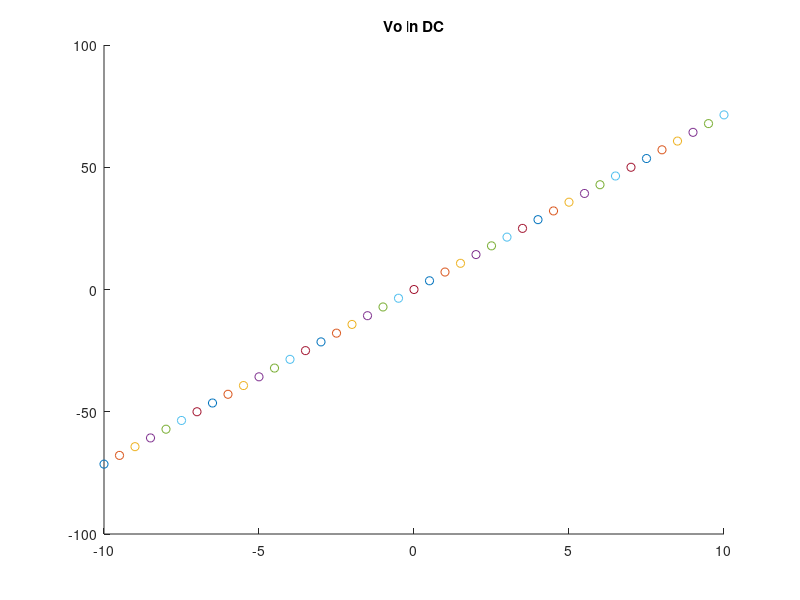
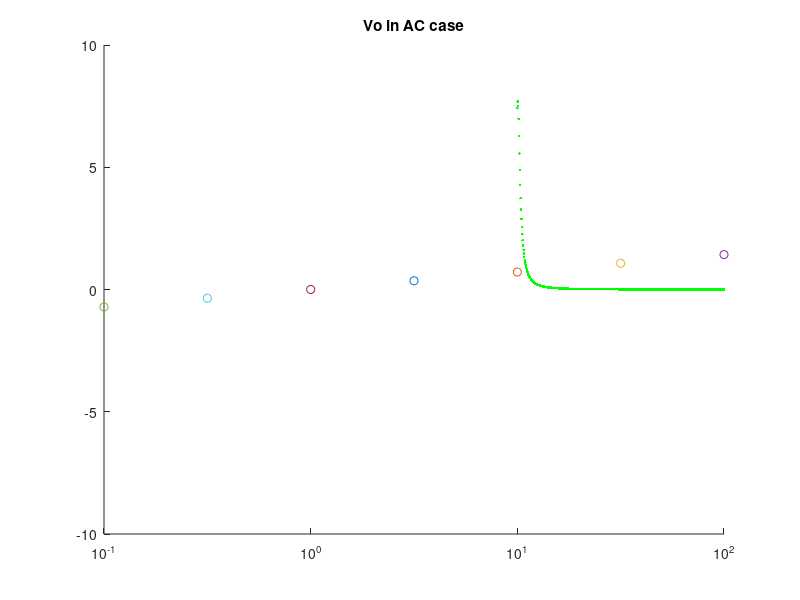
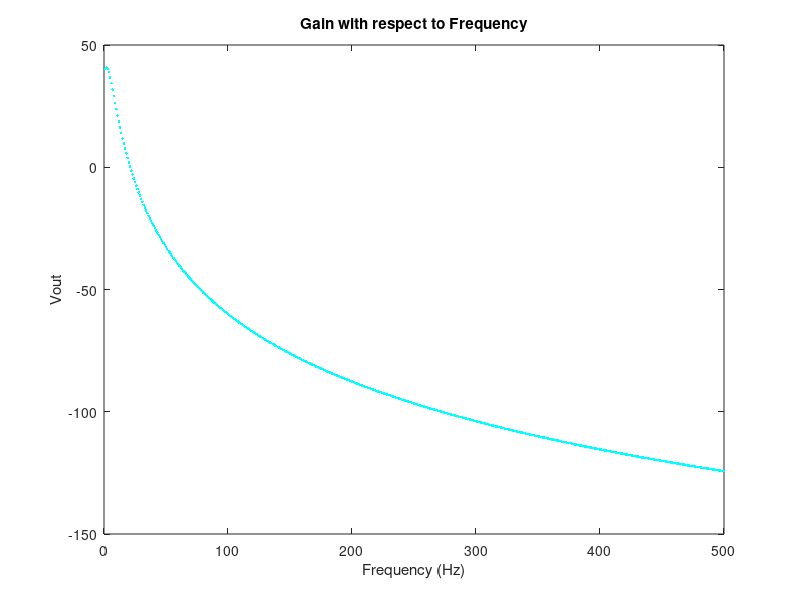
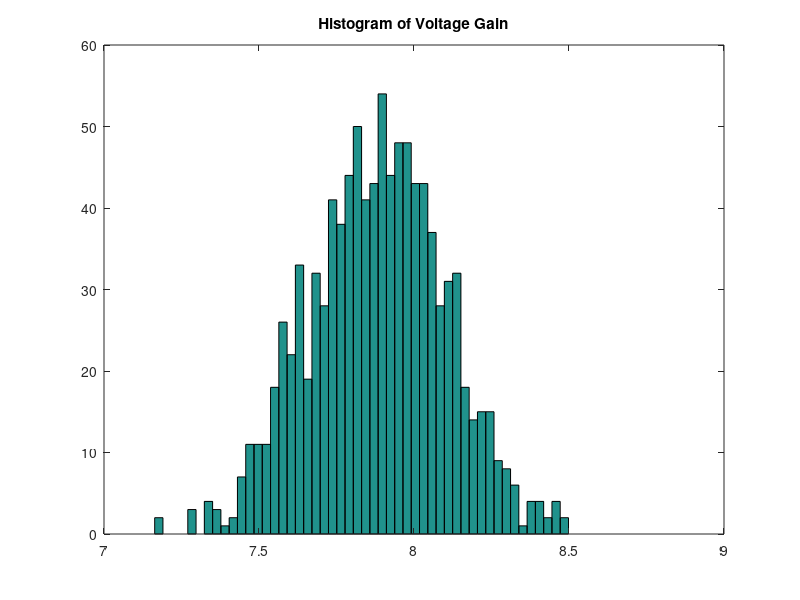

Write the MATLAB code that produced these figures, in order.
close all;
clear;

%constants
R1=1;
G1=1/R1;
c=0.25;
R2=2;
G2=1/R2;
L=0.2;
R3=10;
G3=1/R3;
a=100;
R4=0.1;
G4=1/R4;
Ro=1000;
Go=1/Ro;

G= [G1 0 0 0 0 0 0;
    -G1 G1+G2 -1 0 0 0 0;
    0 1 0 -1 0 0 0;
    0 0 -1 G3 0 0 0;
    0 0 0 0 -a 1 0;
    0 0 0 G3 -1 0 0;
    0 0 0 0 0 -G4 G4+Go];
C= [0 0 0 0 0 0 0;
    -c c 0 0 0 0 0;
    0 0 -L 0 0 0 0;
    0 0 0 0 0 0 0;
    0 0 0 0 0 0 0;
    0 0 0 0 0 0 0;
    0 0 0 0 0 0 0];
V= zeros(7,1);
F= zeros(7,1);
f1= figure;
f2= figure;
f3= figure;
f4= figure;

for v=-10:0.5:10
    F(1,1)= v;
    V= G\F;
    set(0, 'CurrentFigure', f1)
    scatter(v, V(7,1), 'r.')
    hold on
    title('Vo in DC')
    
    set(0, 'CurrentFigure', f2)
    scatter(v, V(4,1), 'b.')
    hold on
    title('V3 in DC')
end

w=logspace(1,2,500);
F(1)=1;
for i=1:length(w)
    Vac = (G+C*i*i)\F;          
    set(0, 'CurrentFigure', f2)
    semilogx(w(i), abs(Vac(7,1)), 'g.')
    hold on
    title('Vo in AC case')
    
    dB = 20*log(abs(Vac(7,1))/F(1));   
    set(0, 'CurrentFigure', f3)
    plot(i, dB, 'c.')
    hold on
    title('Gain with respect to Frequency')
    xlabel 'Frequency (Hz)';
    ylabel 'Vout';
end

% Calculating and plotting AC sweep 
cs = 0.25+0.05.*randn(1,1000);
Vgain = zeros(1000,1);
for j = 1:length(Vgain)
    c = cs(j);
    C(2,1) = -c;
    C(2,2) = c;
    Vac = (G+C*1j*pi)\F;                 
    Vgain(j,1) = abs(Vac(7,1))/F(1);    
end

% Histogram 
set(0, 'CurrentFigure', f4)
hist(Vgain,50);
title 'Histogram of Voltage Gain';

%Part 2
step= 0.001;
A= C/step + G; 
Vold= [1;0;0;0;0;0;0];
Vnew= [1;0;0;0;0;0;0];
count= 1;
for i=0.001:0.001:1000*10^-3
    if count<30
            F(1,1)= 0;
            V= G\F;
            Vout(count,1)= i;
            Vout(count,2)= V(7);    
    else
            F(1,1)= 1;
            Vnew= inv(A)*(F+C*Vold./step);
            Vold= Vnew;
            Vout(count,1)= i;
            Vout(count,2)= Vnew(7);
            Vout(count,3)= Vnew(1);   
    end    
            count= count + 1;
end
% Step Function

figure (5);
plot(Vout(:,1),Vout(:,2),'r');
hold on;
plot(Vout(:,1),Vout(:,3),'b');
title 'Step Function Plot';
xlabel 'Time (s)';
ylabel 'Vout';
legend ("Output","Input");
grid on;

% Frequency Plot
VoutFnoshift= fft(Vout(:,2));
VinFnoshift= fft(Vout(:,3));
VinF= fftshift(VinFnoshift);
VoutF= fftshift(VoutFnoshift);

figure(6);
semilogy (abs(VoutF));
hold on;
semilogy(abs(VinF));
legend("Output","Input");
title 'Step Function in Frequency';
xlabel 'Frequency (Hz)';
ylabel 'Magnitude';
grid on;

count= 1;
step= 0.001;
Vold= [0;0;0;0;0;0;0];
Vnew= [1;0;0;0;0;0;0];
%Part 2 B
for i=0.001:0.001:1000*10^-3
            F(1,1)= sin(2*pi*(1/0.03)*i);
            Vnew= inv(A)*(F + C*Vold./step);
            Vold= Vnew;
            Voutb(count,1)= i;
            Voutb(count,2)= Vnew(7);
            Voutb(count,3)= F(1,1);
            count= count+1;
end
figure (7);
plot(Voutb(:,1), Voutb(:,2),'r');
hold on;
plot(Voutb(:,1), Voutb(:,3),'b');
title 'Sine Function Input';
xlabel 'Time (s)';
ylabel 'Vout';
legend ("Output","Input");
grid on;

% Frequency Plot
VoutFbnoshift= fft(Voutb(:,2));
VinFbnoshift= fft(Voutb(:,3));
VoutFb= fftshift(VoutFbnoshift);
VinFb= fftshift(VinFbnoshift);

figure(8);
semilogy (abs(VoutFb));
hold on;
semilogy(abs(VinFb));
legend("Output","Input");
title 'Sine Function in Freq Domain';
xlabel 'Frequency (Hz)';
ylabel 'Magnitude';
grid on;

%Part 2 C
count= 1;
step= 0.001;
Vold= [0;0;0;0;0;0;0];
Vnew= [1;0;0;0;0;0;0];

for i=0.001:0.001:1000*10^-3

                F(1,1)= (exp(-(i-0.06).^2/(2*step)));
                Vnew= inv(A)*(F+C*Vold./step);
                Vold= Vnew;
                Voutc(count,1)= i;
                Voutc(count,2)= Vnew(7);
                Voutc(count,3)= F(1,1);
                count= count+1;
end
figure (9);
plot(Voutc(:,1), Voutc(:,2),'r');
hold on;
plot(Voutc(:,1), Voutc(:,3),'b');
title 'Gaussian Pulse Input';
xlabel 'Time (s)';
ylabel 'Vout';
legend ("Output","Input");
grid on;

% Frequency Plot
VoutFcnoshift= fft(Voutc(:,2));
VinFcnoshift= fft(Voutc(:,3));
VinFc= fftshift(VinFcnoshift);
VoutFc= fftshift(VoutFcnoshift);

figure(10);
semilogy (abs(VoutFc));
hold on;
semilogy(abs(VinFc));
legend("Output","Input");
title 'Gaussian Pulse in Frequency';
xlabel 'Frequency (Hz)';
ylabel 'Magnitude';
grid on;


Cn= 0.00001;
C= zeros(7,7);
C(2,1)= -c;
C(2,2)= c;
C(3,3)= -L;
C(4,4)= -Cn;
C(6,4)= -Cn;
F = zeros(7,1);

%Part 3
count= 1;
step= 0.01;
Vold= [1;0;0;0;0;0;0];
Vnew= [1;0;0;0;0;0;0];

for i=0.001:0.001:1000*10^-3
                F(7,1)= randn(1,1);
                F(1,1)= (exp(-(i-0.06).^2/(2*step)));
                Vnew= inv(A)*(F + C*Vold./step);
                Vold= Vnew;
                Vout3(count,1)= i;
                Vout3(count,2)= Vnew(7);
                Vout3(count,3)= F(1,1); 
                count= count+1;
end
% Vout with noise
figure (11);
plot(Vout3(:,1), Vout3(:,2),'r');
hold on;
plot(Vout3(:,1), Vout3(:,3),'b');
title 'Vout with Input In as Noise';
xlabel 'Time (s)';
ylabel 'Vout';
legend ("Output","Input");
grid on;

% Frequency Plot
Vout3noshift= fft(Vout3(:,2));
Vin3noshift= fft(Vout3(:,3));
VinF3= fftshift(Vin3noshift);
VoutF3= fftshift(Vout3noshift);

figure(12);
semilogy (abs(VoutF3));
hold on;
semilogy(abs(VinF3));
legend("Output","Input");
title 'Vout in Frequency with Noise';
xlabel 'Frequency (Hz)';
ylabel 'Magnitude';
grid on;
